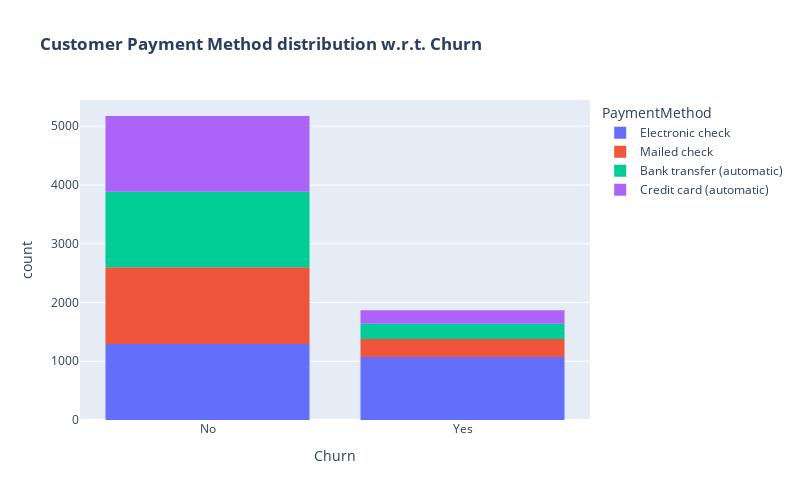

Notebook code for this chart:
### Code cell
fig = px.histogram(df, x="Churn", color="PaymentMethod", title="<b>Customer Payment Method distribution w.r.t. Churn</b>")
fig.update_layout(width=800, height=500, bargap=0.2)
fig.show()

### Figure 1 — Plotly figure (JSON) as saved in the notebook; plotly's stock layout.template omitted (floating-point values rounded to 4 significant figures; data arrays with more than 128 entries replaced by an {"elided": "..."} marker saying what was removed)
{"data": [{"alignmentgroup": "True", "bingroup": "x", "hovertemplate": "PaymentMethod=Electronic check<br>Churn=%{x}<br>count=%{y}<extra></extra>", "legendgroup": "Electronic check", "marker": {"color": "#636efa", "pattern": {"shape": ""}}, "name": "Electronic check", "offsetgroup": "Electronic check", "orientation": "v", "showlegend": true, "type": "histogram", "x": {"elided": "2365 str values"}, "xaxis": "x", "yaxis": "y"}, {"alignmentgroup": "True", "bingroup": "x", "hovertemplate": "PaymentMethod=Mailed check<br>Churn=%{x}<br>count=%{y}<extra></extra>", "legendgroup": "Mailed check", "marker": {"color": "#EF553B", "pattern": {"shape": ""}}, "name": "Mailed check", "offsetgroup": "Mailed check", "orientation": "v", "showlegend": true, "type": "histogram", "x": {"elided": "1612 str values"}, "xaxis": "x", "yaxis": "y"}, {"alignmentgroup": "True", "bingroup": "x", "hovertemplate": "PaymentMethod=Bank transfer (automatic)<br>Churn=%{x}<br>count=%{y}<extra></extra>", "legendgroup": "Bank transfer (automatic)", "marker": {"color": "#00cc96", "pattern": {"shape": ""}}, "name": "Bank transfer (automatic)", "offsetgroup": "Bank transfer (automatic)", "orientation": "v", "showlegend": true, "type": "histogram", "x": {"elided": "1544 str values"}, "xaxis": "x", "yaxis": "y"}, {"alignmentgroup": "True", "bingroup": "x", "hovertemplate": "PaymentMethod=Credit card (automatic)<br>Churn=%{x}<br>count=%{y}<extra></extra>", "legendgroup": "Credit card (automatic)", "marker": {"color": "#ab63fa", "pattern": {"shape": ""}}, "name": "Credit card (automatic)", "offsetgroup": "Credit card (automatic)", "orientation": "v", "showlegend": true, "type": "histogram", "x": {"elided": "1522 str values"}, "xaxis": "x", "yaxis": "y"}], "layout": {"bargap": 0.2, "barmode": "relative", "height": 500, "legend": {"title": {"text": "PaymentMethod"}, "tracegroupgap": 0}, "title": {"text": "<b>Customer Payment Method distribution w.r.t. Churn</b>"}, "width": 800, "xaxis": {"anchor": "y", "domain": [0, 1], "title": {"text": "Churn"}}, "yaxis": {"anchor": "x", "domain": [0, 1], "title": {"text": "count"}}}}
